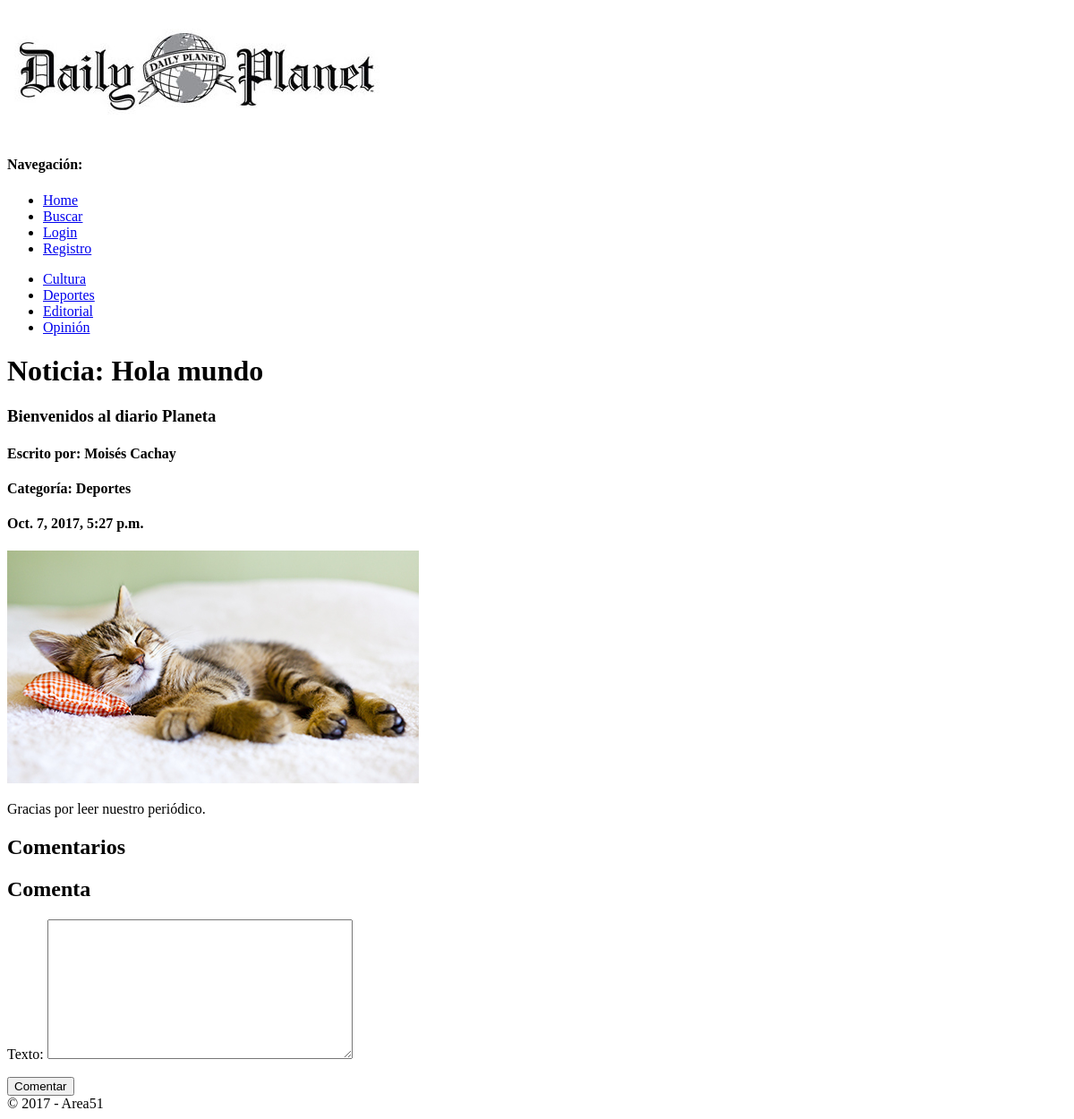
Page /noticias/1 on the earlier database version.
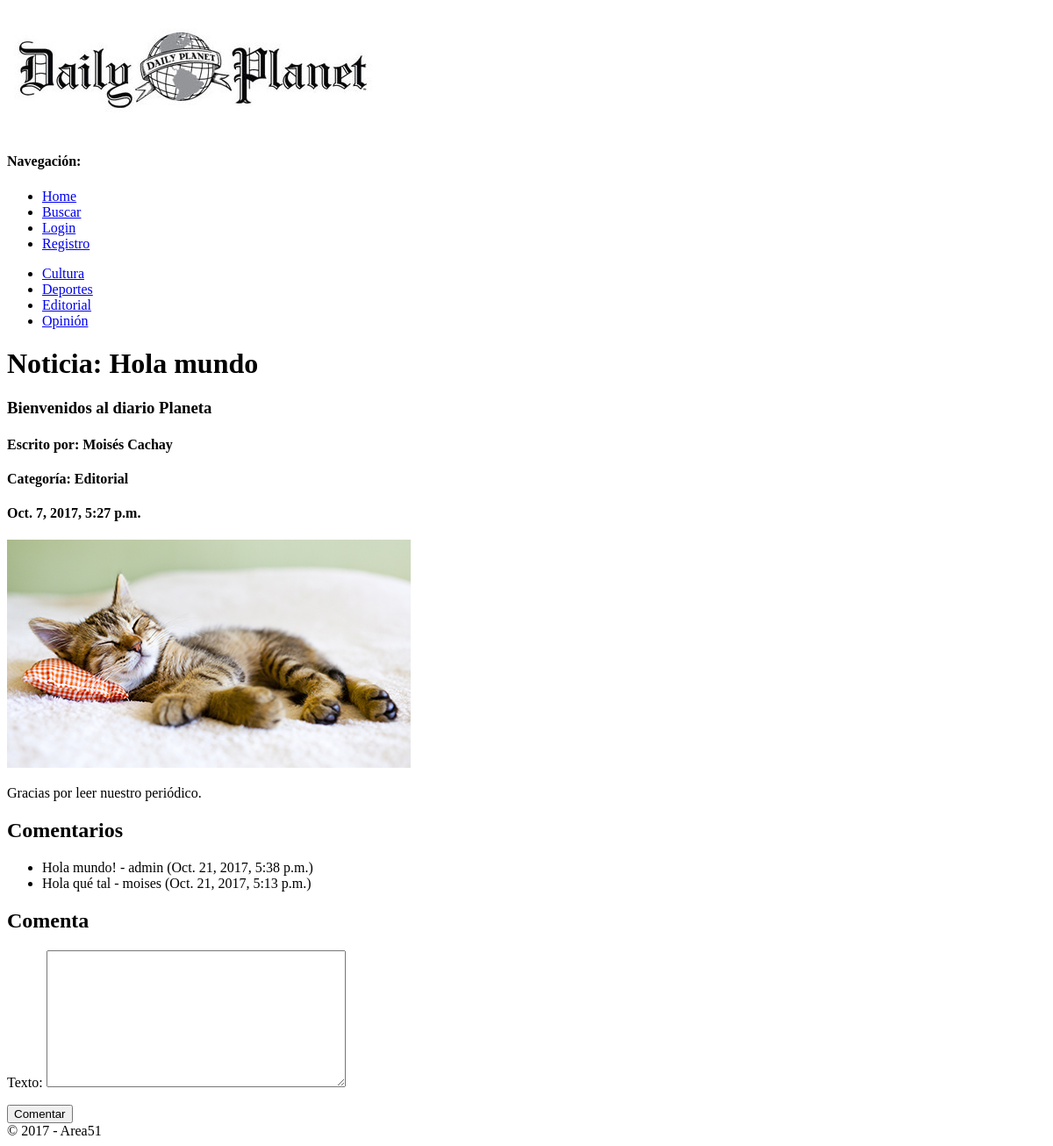
Same page on the later database version.
### noticias/models.py (models this page shows, shortened)
class Categoria(models.Model):
    nombre = models.CharField(
        max_length=50,
        blank=False,
        null=False
    )

class Noticia(models.Model):
    titular = models.CharField(
        max_length=150,
        blank=False,
        null=False  # '' != None
    )
    sumilla = models.CharField(
        max_length=300,
        default='',
        blank=True,
        null=False
    )
    fecha_publicacion = models.DateTimeField(
        auto_now_add=True,
        blank=True,
        null=False
    )
    contenido = models.TextField(
        blank=False,
        null=False
    )
    autor = models.ForeignKey(
        User,
        blank=False,
        null=False
    )
    categoria = models.ForeignKey(Categoria)
    imagen = models.ImageField(
        upload_to='imagenes',
        blank=True,
        null=True
    )

class Comentario(models.Model):
    usuario = models.ForeignKey(User)
    noticia = models.ForeignKey(Noticia)
    texto = models.TextField(
        blank=False,
        null=False
    )
    fecha_publicacion = models.DateTimeField(
        auto_now_add=True
    )

### website/views.py (the view, shortened to what this page needs)
# urls.py: url(r'^noticias/(?P<pk>\d+)/?$', DetalleNoticia.as_view(), name='detalle'),
class DetalleNoticia(DetailView, FormView):
    template_name = 'detalle.html'
    model = Noticia
    context_object_name = 'noticia'
    form_class = ComentarioForm
    def get_context_data(self, **kwargs):
        contexto = super(DetalleNoticia, self).get_context_data(**kwargs)
        contexto['comentarios'] = self.get_object().comentario_set.order_by('-fecha_publicacion')
        return contexto

### website/forms.py
class ComentarioForm(forms.ModelForm):
    class Meta:
        model = Comentario
        fields = ('texto',)

### website/context_processors.py (called while the page is built)
def categorias(request):
    return {
        'categorias': Categoria.objects.order_by('nombre')
    }

### templates/detalle.html (shortened to what this page needs)
{% extends 'base.html' %}
{% block contenido %}
    <h1>Noticia: {{ noticia.titular }}</h1>
    <h3>{{ noticia.sumilla }}</h3>
    <h4>Escrito por: {{ noticia.autor.first_name }} {{ noticia.autor.last_name }}</h4>
    <h4>Categoría: {{ noticia.categoria.nombre }}</h4>
    <h4>{{ noticia.fecha_publicacion }}</h4>
    {% if noticia.imagen %}
        <img src="{{ noticia.imagen.url }}">
    {% endif %}
    <p>{{ noticia.contenido }}</p>
    <h2>Comentarios</h2>
    <ul>
        {% for comentario in comentarios %}
            <li>{{ comentario.texto }} - {{ comentario.usuario.username }} ({{ comentario.fecha_publicacion }})</li>
        {% endfor %}
    </ul>
    <h2>Comenta</h2>
    <form action="" method="post">
        {{ form.as_p }}
        <input type="submit" value="Comentar">
    </form>
{% endblock %}

### templates/base.html (shortened to what this page needs)
{% load static %}
<!doctype html>
<html lang="en">
<head>
</head>
<body>
<img src="{% static 'logo.jpg' %}">
{% include 'navegacion.html' %}
<ul>
    {% for categoria in categorias %}
    <li><a href="{% url 'categoria' categoria.pk %}">{{ categoria.nombre }}</a></li>
    {% endfor %}
</ul>
{% block contenido %}{% endblock %}
&copy; 2017 - Area51
</body>
</html>

### templates/navegacion.html
<h4>Navegación:</h4>
<ul>
    <li><a href="{% url 'home' %}">Home</a></li>
    <li><a href="{% url 'buscar' %}">Buscar</a></li>
    {% if not user.is_authenticated %}
        <li><a href="{% url 'login' %}">Login</a></li>
        <li><a href="{% url 'registro' %}">Registro</a></li>
    {% else %}
        <li><a href="{% url 'perfil' %}">{{ user.username }} (perfil)</a></li>
        <li><a href="{% url 'logout' %}">Logout</a></li>
    {% endif %}
</ul>

Differences in the rows shown:
changed Noticia "Hola mundo": categoria.nombre "Deportes" → "Editorial"
added Comentario: texto "Hola mundo!", usuario.username "admin", fecha_publicacion "Oct. 21, 2017, 5:38 p.m."
added Comentario: texto "Hola qué tal", usuario.username "moises", fecha_publicacion "Oct. 21, 2017, 5:13 p.m."
